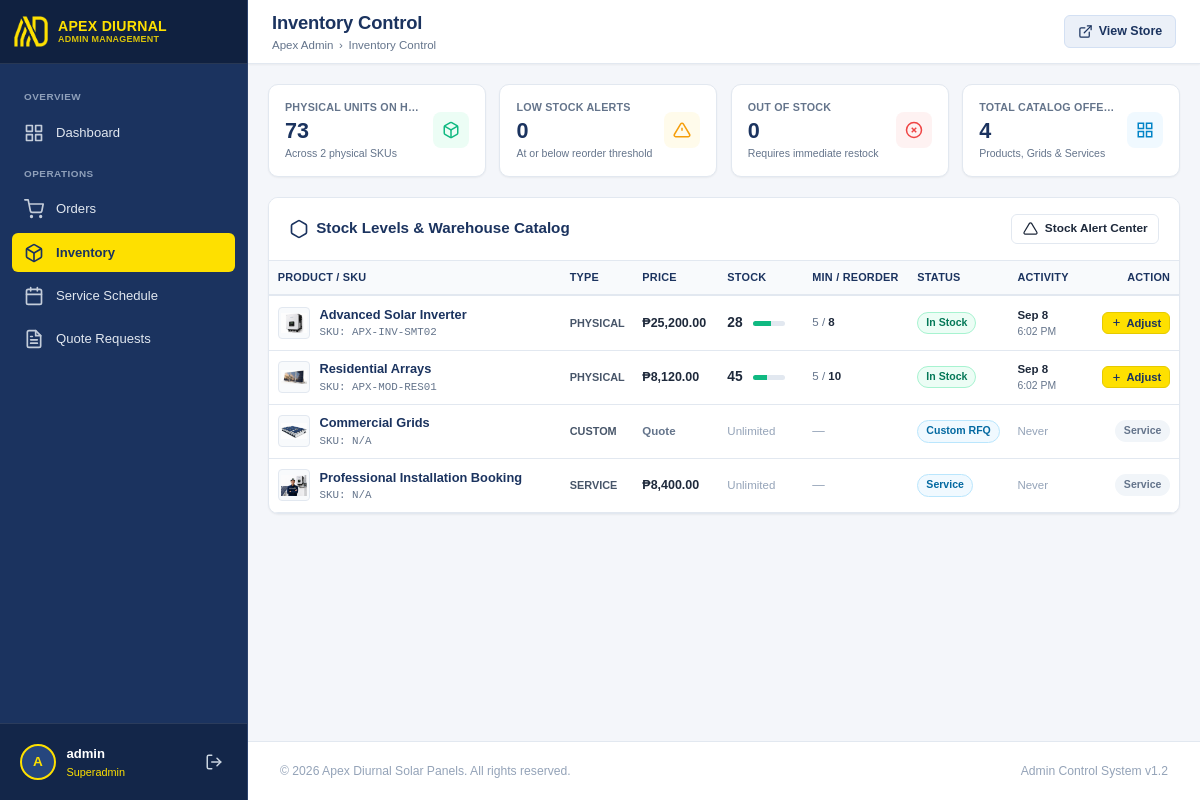
/admin/inventory/index.php (signed in), run on the app's committed database.
### tables this page shows
CREATE TABLE IF NOT EXISTS inventory (
    id INT AUTO_INCREMENT PRIMARY KEY,
    product_id VARCHAR(50) NOT NULL UNIQUE,
    sku VARCHAR(50) NOT NULL UNIQUE,
    current_stock INT NOT NULL DEFAULT 0,
    min_stock_level INT NOT NULL DEFAULT 5,
    max_stock_level INT NOT NULL DEFAULT 100,
    reorder_point INT NOT NULL DEFAULT 10,
    last_updated TIMESTAMP DEFAULT CURRENT_TIMESTAMP ON UPDATE CURRENT_TIMESTAMP,
    FOREIGN KEY (product_id) REFERENCES products(id) ON DELETE CASCADE
);

CREATE TABLE IF NOT EXISTS products (
    id VARCHAR(50) PRIMARY KEY,
    name VARCHAR(255) NOT NULL,
    type ENUM('physical', 'service', 'custom') NOT NULL DEFAULT 'physical',
    base_price DECIMAL(10,2) NOT NULL DEFAULT 0.00,
    description TEXT,
    image VARCHAR(255),
    is_active TINYINT(1) NOT NULL DEFAULT 1,
    created_at TIMESTAMP DEFAULT CURRENT_TIMESTAMP
);

### admin/inventory/sync.php (called while the page is built, shortened)
<?php
function getInventoryItems(): array {
    $db = (new Database())->getConnection();
    $sql = "
        SELECT
            p.id AS product_id,
            p.name AS product_name,
            p.type AS product_type,
            p.base_price,
            p.image,
            COALESCE(i.id, 0) AS inventory_id,
            COALESCE(i.sku, 'N/A') AS sku,
            COALESCE(i.current_stock, 0) AS current_stock,
            COALESCE(i.min_stock_level, 5) AS min_stock_level,
            COALESCE(i.max_stock_level, 100) AS max_stock_level,
            COALESCE(i.reorder_point, 10) AS reorder_point,
            i.last_updated
        FROM products p
        LEFT JOIN inventory i ON p.id = i.product_id
        ORDER BY (p.type = 'physical') DESC, p.name ASC
    ";
    return $db->query($sql)->fetchAll(PDO::FETCH_ASSOC);
}

### admin/inventory/index.php (the view, shortened to what this page needs)
<?php
require_once __DIR__ . '/sync.php';
$items = getInventoryItems();
$totalPhysicalUnits = 0;
$lowStockCount = 0;
$outOfStockCount = 0;
$physicalItemCount = 0;
foreach ($items as $it) {
    if ($it['product_type'] === 'physical') {
        $physicalItemCount++;
        $stock = (int)$it['current_stock'];
        $totalPhysicalUnits += $stock;
    }
}
$extra_head = '<link rel="stylesheet" href="inventory.css">';
include __DIR__ . '/../includes/header.php';
?>
<div class="metrics-grid">
  <div class="metric-card">
    <div class="metric-details">
      <h3>Physical Units on Hand</h3>
      <div class="metric-value"><?php echo number_format($totalPhysicalUnits); ?></div>
      <div class="metric-subtext">Across <?php echo $physicalItemCount; ?> physical SKUs</div>
    </div>
    <div class="metric-icon success">
    </div>
  </div>
  <div class="metric-card">
    <div class="metric-details">
      <h3>Low Stock Alerts</h3>
      <div class="metric-value" style="<?php echo $lowStockCount > 0 ? 'color: #ea580c;' : ''; ?>">
        <?php echo $lowStockCount; ?>
      </div>
      <div class="metric-subtext">At or below reorder threshold</div>
    </div>
    <div class="metric-icon warning">
      <svg width="24" height="24" viewBox="0 0 24 24" fill="none" stroke="currentColor" stroke-width="2"><path d="M10.29 3.86L1.82 18a2 2 0 0 0 1.71 3h16.94a2 2 0 0 0 1.71-3L13.71 3.86a2 2 0 0 0-3.42 0z"></path><line x1="12" y1="9" x2="12" y2="13"></line><line x1="12" y1="17" x2="12.01" y2="17"></line></svg>
    </div>
  </div>
  <div class="metric-card">
    <div class="metric-details">
      <h3>Out of Stock</h3>
      <div class="metric-value" style="<?php echo $outOfStockCount > 0 ? 'color: #dc2626;' : ''; ?>">
        <?php echo $outOfStockCount; ?>
      </div>
      <div class="metric-subtext">Requires immediate restock</div>
    </div>
    <div class="metric-icon" style="background:#fef2f2; color:#ef4444;">
      <svg width="24" height="24" viewBox="0 0 24 24" fill="none" stroke="currentColor" stroke-width="2"><circle cx="12" cy="12" r="10"></circle><line x1="15" y1="9" x2="9" y2="15"></line><line x1="9" y1="9" x2="15" y2="15"></line></svg>
    </div>
  </div>
  <div class="metric-card">
    <div class="metric-details">
      <h3>Total Catalog Offerings</h3>
      <div class="metric-value"><?php echo count($items); ?></div>
      <div class="metric-subtext">Products, Grids & Services</div>
    </div>
    <div class="metric-icon info">
      <svg width="24" height="24" viewBox="0 0 24 24" fill="none" stroke="currentColor" stroke-width="2"><rect x="3" y="3" width="7" height="7"></rect><rect x="14" y="3" width="7" height="7"></rect><rect x="14" y="14" width="7" height="7"></rect><rect x="3" y="14" width="7" height="7"></rect></svg>
    </div>
  </div>
</div>
<div class="card">
  <div class="card-header">
    <div class="card-title">
      <svg width="20" height="20" viewBox="0 0 24 24" fill="none" stroke="currentColor" stroke-width="2"><path d="M21 16V8a2 2 0 0 0-1-1.73l-7-4a2 2 0 0 0-2 0l-7 4A2 2 0 0 0 3 8v8a2 2 0 0 0 1 1.73l7 4a2 2 0 0 0 2 0l7-4A2 2 0 0 0 21 16z"></path></svg>
      <span>Stock Levels & Warehouse Catalog</span>
    </div>
    <div style="display: flex; gap: 0.5rem;">
      <a href="alerts.php" class="btn btn-secondary btn-sm">
        <svg width="15" height="15" viewBox="0 0 24 24" fill="none" stroke="currentColor" stroke-width="2"><path d="M10.29 3.86L1.82 18a2 2 0 0 0 1.71 3h16.94a2 2 0 0 0 1.71-3L13.71 3.86a2 2 0 0 0-3.42 0z"></path></svg>
        <span>Stock Alert Center</span>
      </a>
    </div>
  </div>
  <div class="table-responsive">
    <table class="admin-table">
      <thead>
        <tr>
          <th>Product / SKU</th>
          <th style="width: 70px;">Type</th>
          <th style="width: 85px;">Price</th>
          <th style="width: 85px;">Stock</th>
          <th style="width: 105px;">Min / Reorder</th>
          <th style="width: 80px;">Status</th>
          <th style="width: 85px;">Activity</th>
          <th style="text-align: right; width: 85px;">Action</th>
        </tr>
      </thead>
      <tbody>
        <?php foreach ($items as $item):
          $isPhysical = ($item['product_type'] === 'physical');
          $stock = (int)$item['current_stock'];
          $max = max(1, (int)$item['max_stock_level']);
          $reorder = (int)$item['reorder_point'];
          $pct = min(100, round(($stock / $max) * 100));
          if (!$isPhysical) {
              $badgeClass = 'badge-processing';
              $badgeText = ($item['product_type'] === 'service') ? 'Service' : 'Custom RFQ';
          } elseif ($stock === 0) {
              $badgeClass = 'badge-outofstock';
              $badgeText = 'Out of Stock';
          } elseif ($stock <= $reorder) {
              $badgeClass = 'badge-lowstock';
              $badgeText = 'Low Stock';
          } else {
              $badgeClass = 'badge-instock';
              $badgeText = 'In Stock';
          }
        ?>
        <tr>
          <td>
            <div style="display: flex; align-items: center; gap: 0.6rem;">
              <?php if (!empty($item['image'])): ?>
                <img src="<?php echo $admin_base . '../' . htmlspecialchars($item['image']); ?>" alt="" style="width: 32px; height: 32px; object-fit: contain; background: #f8fafc; border-radius: 4px; border: 1px solid #e2e8f0; padding: 2px; flex-shrink: 0;">
              <?php else: ?>
                <div style="width: 32px; height: 32px; background: #e2e8f0; border-radius: 4px; display: flex; align-items: center; justify-content: center; font-size: 0.68rem; color: #64748b; flex-shrink: 0;">N/A</div>
              <?php endif; ?>
              <div style="min-width: 0;">
                <div style="font-weight: 700; color: var(--navy-primary); font-size: 0.8rem; white-space: nowrap; overflow: hidden; text-overflow: ellipsis; max-width: 220px;" title="<?php echo htmlspecialchars($item['product_name']); ?>">
                  <?php echo htmlspecialchars($item['product_name']); ?>
                </div>
                <div style="font-size: 0.68rem; color: var(--text-muted); font-family: monospace; white-space: nowrap;">SKU: <?php echo htmlspecialchars($item['sku']); ?></div>
              </div>
            </div>
          </td>
          <td>
            <span style="font-size: 0.68rem; text-transform: uppercase; font-weight: 700; color: #475569; white-space: nowrap;">
              <?php echo htmlspecialchars($item['product_type']); ?>
            </span>
          </td>
          <td style="font-weight: 600; white-space: nowrap;">
            <?php echo ($item['base_price'] > 0) ? '&#8369;' . number_format($item['base_price'], 2) : '<span style="color:var(--text-muted); font-size:0.72rem;">Quote</span>'; ?>
          </td>
          <td>
            <?php if ($isPhysical): ?>
              <div style="display: flex; align-items: center; gap: 0.35rem; white-space: nowrap;">
                <span style="font-weight: 700; font-size: 0.86rem; min-width: 20px;"><?php echo $stock; ?></span>
                <div style="width: 32px; height: 5px; background: #e2e8f0; border-radius: 9999px; overflow: hidden; flex-shrink: 0;" title="<?php echo $stock . ' / ' . $max . ' units (' . $pct . '%)'; ?>">
                  <div style="height: 100%; width: <?php echo $pct; ?>%; background: <?php echo ($stock <= $reorder) ? '#f59e0b' : '#10b981'; ?>;"></div>
                </div>
              </div>
            <?php else: ?>
              <span style="color: #94a3b8; font-size: 0.72rem; white-space: nowrap;">Unlimited</span>
            <?php endif; ?>
          </td>
          <td>
            <?php if ($isPhysical): ?>
              <div style="font-size: 0.72rem; white-space: nowrap; color: var(--text-muted);">
                <span><?php echo $item['min_stock_level']; ?></span> / <strong style="color:var(--text-main);"><?php echo $item['reorder_point']; ?></strong>
              </div>
            <?php else: ?>
              <span style="color: #94a3b8;">&mdash;</span>
            <?php endif; ?>
          </td>
          <td>
            <span class="badge <?php echo $badgeClass; ?>" style="font-size: 0.66rem; padding: 0.15rem 0.5rem;">
              <?php echo $badgeText; ?>
            </span>
          </td>
          <td>
            <?php if (!empty($item['last_updated'])): ?>
              <div style="font-size: 0.72rem; font-weight: 600; color: var(--text-main); white-space: nowrap;">
                <?php echo date('M j', strtotime($item['last_updated'])); ?>
              </div>
              <div style="font-size: 0.65rem; color: var(--text-muted); white-space: nowrap;">
                <?php echo date('g:i A', strtotime($item['last_updated'])); ?>
              </div>
            <?php else: ?>
              <span style="color: #94a3b8; font-size: 0.72rem;">Never</span>
            <?php endif; ?>
          </td>
          <td style="text-align: right; width: 85px; white-space: nowrap;">
            <?php if ($isPhysical): ?>
              <button
                type="button"
                class="btn btn-primary btn-sm"
                style="padding: 0.25rem 0.5rem; font-size: 0.7rem; gap: 0.25rem;"
                onclick="openStockModal('<?php echo htmlspecialchars($item['product_id']); ?>', '<?php echo htmlspecialchars(addslashes($item['product_name'])); ?>', <?php echo $stock; ?>)">
                <svg width="11" height="11" viewBox="0 0 24 24" fill="none" stroke="currentColor" stroke-width="2.5"><path d="M12 5v14M5 12h14"/></svg>
                <span>Adjust</span>
              </button>
            <?php else: ?>
              <span class="badge" style="background: #f1f5f9; color: #64748b; font-size: 0.66rem; font-weight: 600;">Service</span>
            <?php endif; ?>
          </td>
        </tr>
        <?php endforeach; ?>
      </tbody>
    </table>
  </div>
</div>
<?php include __DIR__ . '/../includes/footer.php'; ?>

### data on the page
inventory: product.image (picture), product.name "Advanced Solar Inverter", sku "APX-INV-SMT02", product.type "PHYSICAL", product.base_price "25,200.00", stock "28", $pct 56 (drawn), min_stock_level "5", reorder_point "8", badgeText "In Stock", last_updated "Sep 8", last_updated "6:02 PM"
inventory: product.image (picture), product.name "Residential Arrays", sku "APX-MOD-RES01", product.type "PHYSICAL", product.base_price "8,120.00", stock "45", min_stock_level "5", reorder_point "10", badgeText "In Stock", last_updated "Sep 8", last_updated "6:02 PM"
products: image (picture), name "Commercial Grids", sku "N/A", type "CUSTOM", base_price "Quote", shows "Unlimited", type "Custom RFQ", shows "Never", shows "Service"
products: image (picture), name "Professional Installation Booking", sku "N/A", type "SERVICE", base_price "8,400.00", shows "Unlimited", type "Service", shows "Never"

### other printed values
substr($adminUser['username'] ?? 'A', 0, 1) "A"
$adminUser['username'] "admin"
$adminUser['role'] "Superadmin"
$page_title "Inventory Control"
$totalPhysicalUnits "73"
$physicalItemCount "2"
$lowStockCount "0"
$outOfStockCount "0"
count($items) "4"
